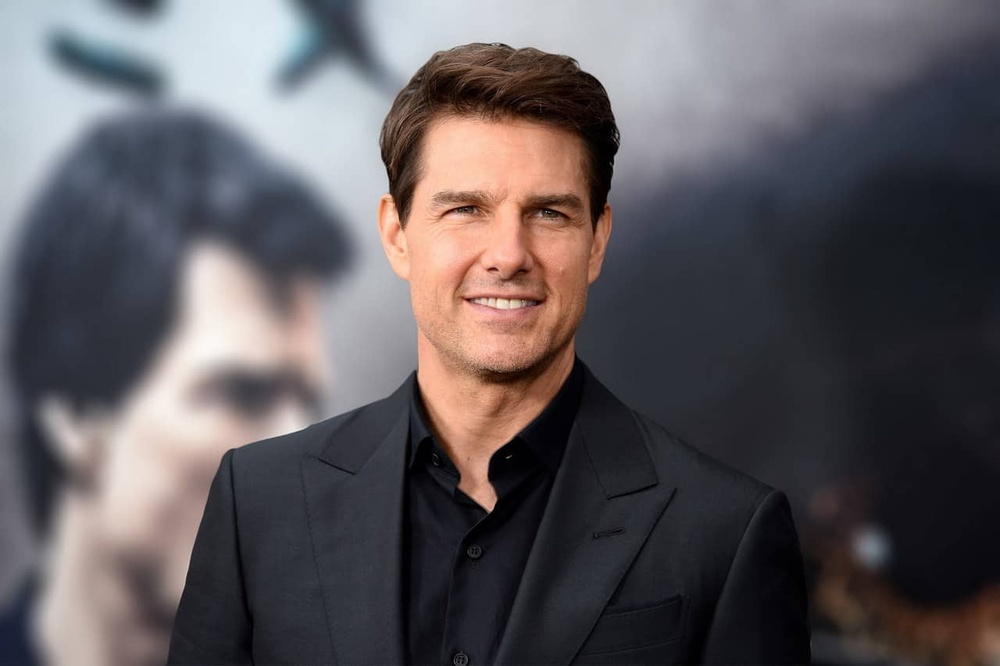
#> input picture images/Tom-Cruise.jpg, 1000 x 666 px, shrunk from 1280 x 852 before the run
$ python -i edge_detection.py   (imports and definitions only)
#> lines starting #> are read from the running program, lines starting #| are printed output that depends on the picture
import numpy as np
from scipy.ndimage.filters import convolve
import matplotlib.pyplot as plt
import matplotlib.image as mpimg
from PIL import Image
import cv2
from scipy import ndimage
import scipy


def gaussian_kernel(size, sigma=1):
    size = int(size) // 2
    x, y = np.mgrid[-size:size+1, -size:size+1]
    normal = 1 /(2.0 * np.pi * sigma **2)
    g = np.exp(-((x**2 + y**2)/ (2.0 * sigma**2))) * normal
    return g

def sobel_filters(img):
    Kx = np.array([[-1, 0, 1], [-2, 0, 2], [-1, 0, 1]], np.float32)
    Ky = np.array([[1, 2, 1], [0, 0, 0], [-1, -2, -1]], np.float32)

    Ix = ndimage.filters.convolve(img, Kx)
    Iy = ndimage.filters.convolve(img, Ky)

    G = np.hypot(Ix, Iy)
    G *= 255.0/np.max(G)
    theta = np.arctan2(Iy, Ix)

    #plt.imshow(G, cmap=plt.cm.gray)

    return (G, theta)

def non_max_suppression(img, D):
    M, N = img.shape
    Z = np.zeros((M,N), dtype=np.int32)
    angle = D * 180. / np.pi
    angle[angle < 0] += 180


    for i in range(1,M-1):
        for j in range(1,N-1):
            try:
                q = 255
                r = 255

               #angle 0
                if (0 <= angle[i,j] < 22.5) or (157.5 <= angle[i,j] <= 180):
                    q = img[i, j+1]
                    r = img[i, j-1]
                #angle 45
                elif (22.5 <= angle[i,j] < 67.5):
                    q = img[i+1, j-1]
                    r = img[i-1, j+1]
                #angle 90
                elif (67.5 <= angle[i,j] < 112.5):
                    q = img[i+1, j]
                    r = img[i-1, j]
                #angle 135
                elif (112.5 <= angle[i,j] < 157.5):
                    q = img[i-1, j-1]
                    r = img[i+1, j+1]

                if (img[i,j] >= q) and (img[i,j] >= r):
                    Z[i,j] = img[i,j]
                else:
                    Z[i,j] = 0

            except IndexError as e:
                pass

    return Z

def threshold(img, lowThresholdRatio=0.05, highThresholdRatio=0.09):

    highThreshold = img.max() * highThresholdRatio
    lowThreshold = highThreshold * lowThresholdRatio

    M, N = img.shape
    res = np.zeros((M,N), dtype=np.int32)

    weak = np.int32(25)
    strong = np.int32(255)

    strong_i, strong_j = np.where(img >= highThreshold)
    zeros_i, zeros_j = np.where(img < lowThreshold)

    weak_i, weak_j = np.where((img <= highThreshold) & (img >= lowThreshold))

    res[strong_i, strong_j] = strong
    res[weak_i, weak_j] = weak

    return res

def hysteresis(img, weak=75, strong=255):
    M, N = img.shape
    for i in range(1, M-1):
        for j in range(1, N-1):
            if (img[i,j] == weak):
                try:
                    if ((img[i+1, j-1] == strong) or (img[i+1, j] == strong) or (img[i+1, j+1] == strong)
                        or (img[i, j-1] == strong) or (img[i, j+1] == strong)
                        or (img[i-1, j-1] == strong) or (img[i-1, j] == strong) or (img[i-1, j+1] == strong)):
                        img[i, j] = strong
                    else:
                        img[i, j] = 0
                except IndexError as e:
                    pass
    return img

def perform_detection(rgb_img):

    gray_img = cv2.cvtColor(rgb_img, cv2.COLOR_BGR2GRAY)

    #gaussian kernel
    result_img = convolve(gray_img, gaussian_kernel(5))

    #gradient calculation
    G, theta = sobel_filters(result_img)

    #non-maximum suppression
    non_max_img = non_max_suppression(G, theta)

    #threshold
    threshold_img = threshold(non_max_img)

    #hysteresis
    final_output = hysteresis(threshold_img)

    return final_output

>>> import cv2
>>> picture = cv2.imread('images/Tom-Cruise.jpg')
#> picture is the input picture: shape (666, 1000, 3); mean B, G, R 92.7, 89.1, 94.2
>>> result = perform_detection(picture)
#> in perform_detection, `gray_img = cv2.cvtColor(rgb_img, cv2.COLOR_BGR2GRAY)`:
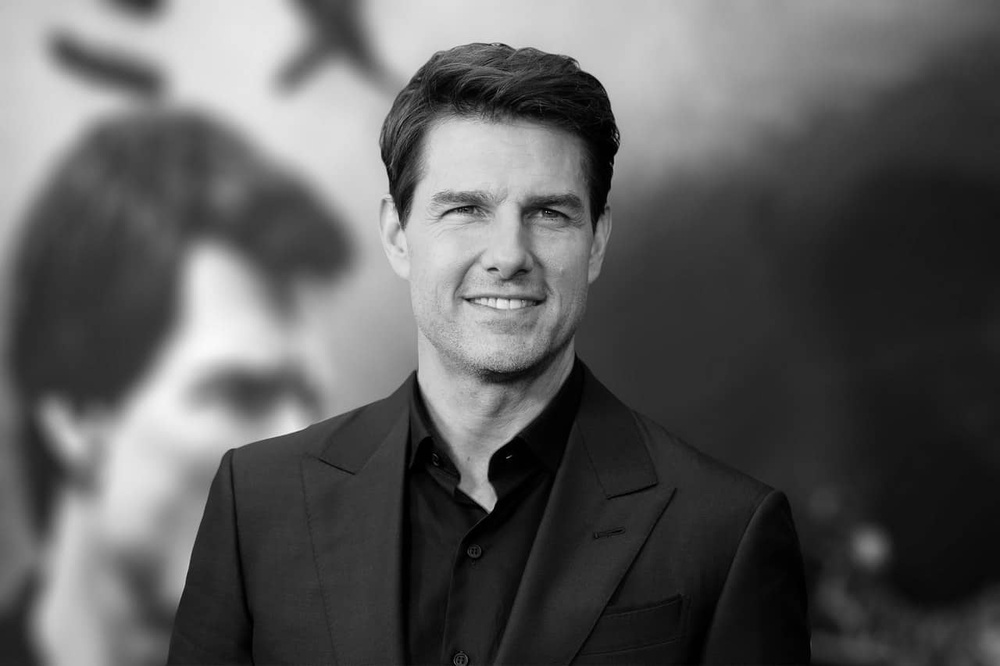
#> gray_img: shape (666, 1000); min 0, max 250, mean 91
#> in sobel_filters, `Ix = ndimage.filters.convolve(img, Kx)`:
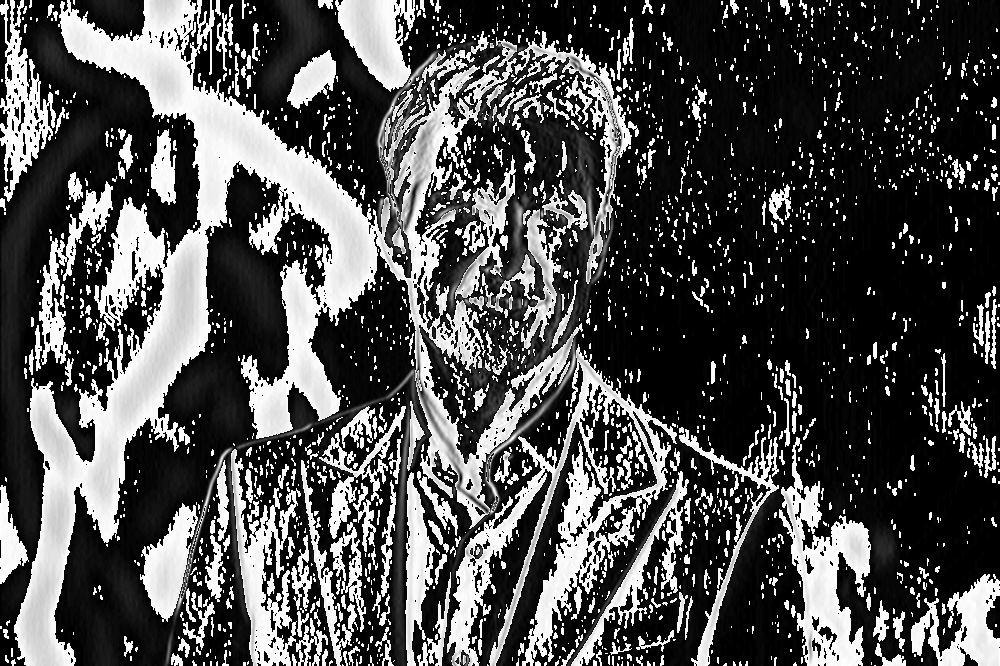
#> Ix: shape (666, 1000); min 0, max 255, mean 78.8
#> in sobel_filters, `Iy = ndimage.filters.convolve(img, Ky)`:
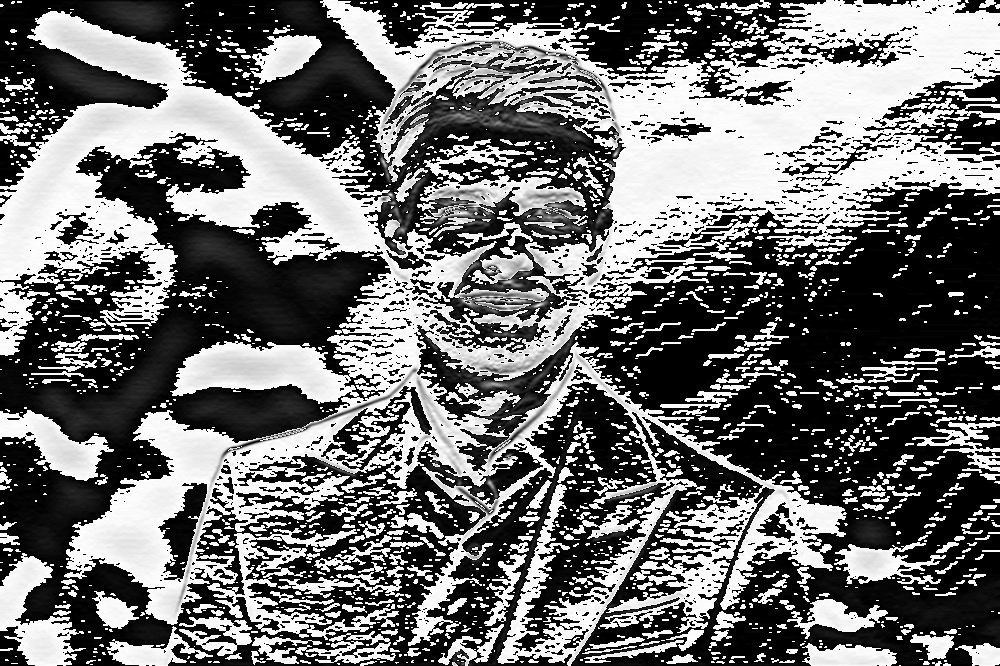
#> Iy: shape (666, 1000); min 0, max 255, mean 110.8
#> in sobel_filters, `G = np.hypot(Ix, Iy)`:
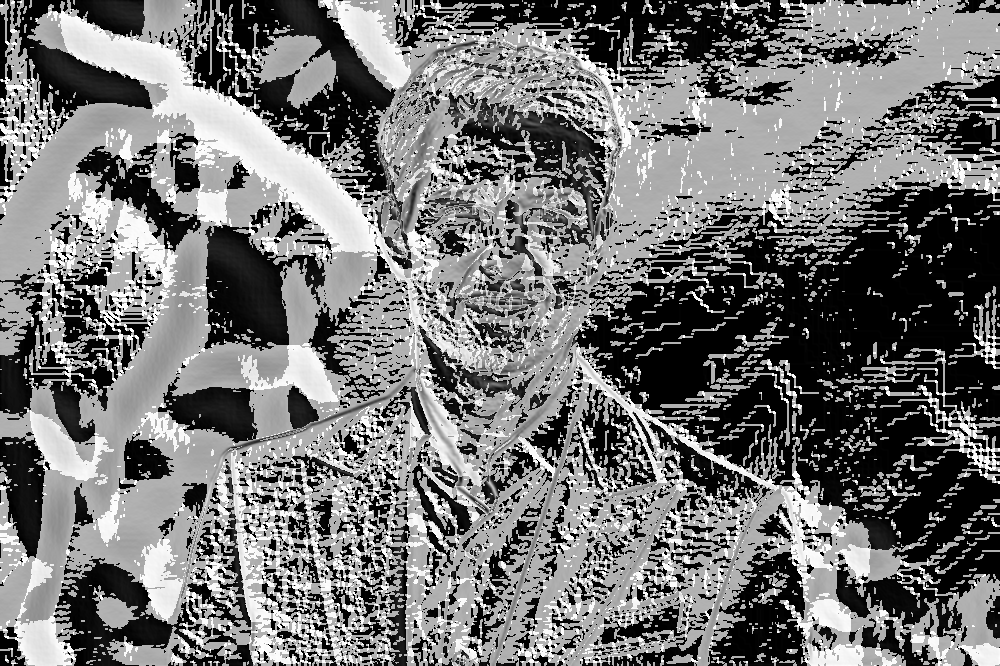
#> G: shape (666, 1000) float16; min 0, max 360.5, mean 164.8; drawn with min black and max white
#> in sobel_filters, `theta = np.arctan2(Iy, Ix)`:
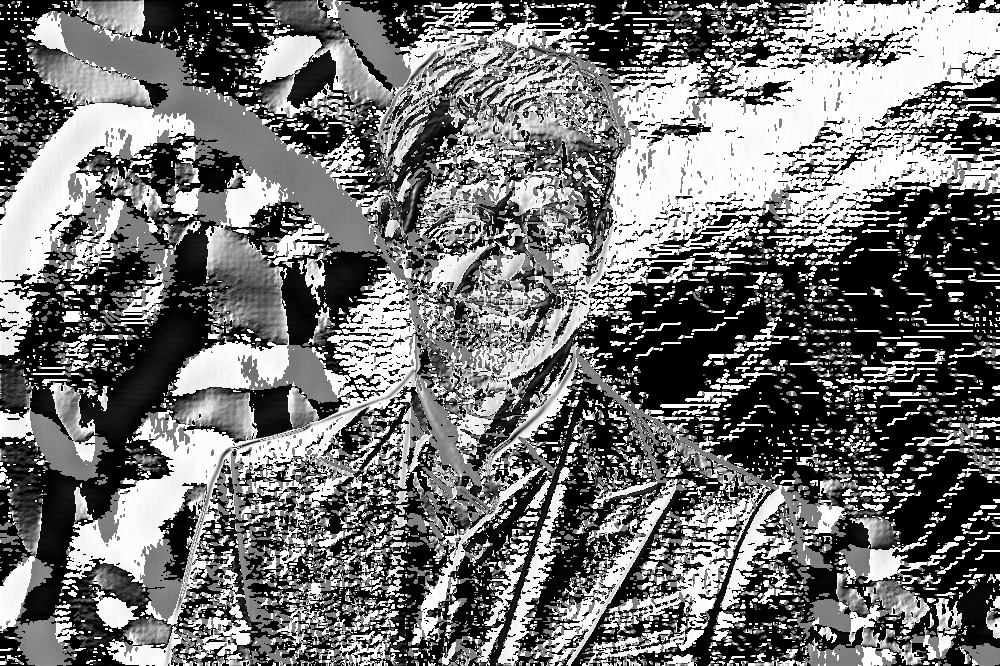
#> theta: shape (666, 1000) float16; min 0, max 1.57, mean 0.706; drawn with min black and max white
#> after the loop in non_max_suppression, `for i in range(1,M-1):`:
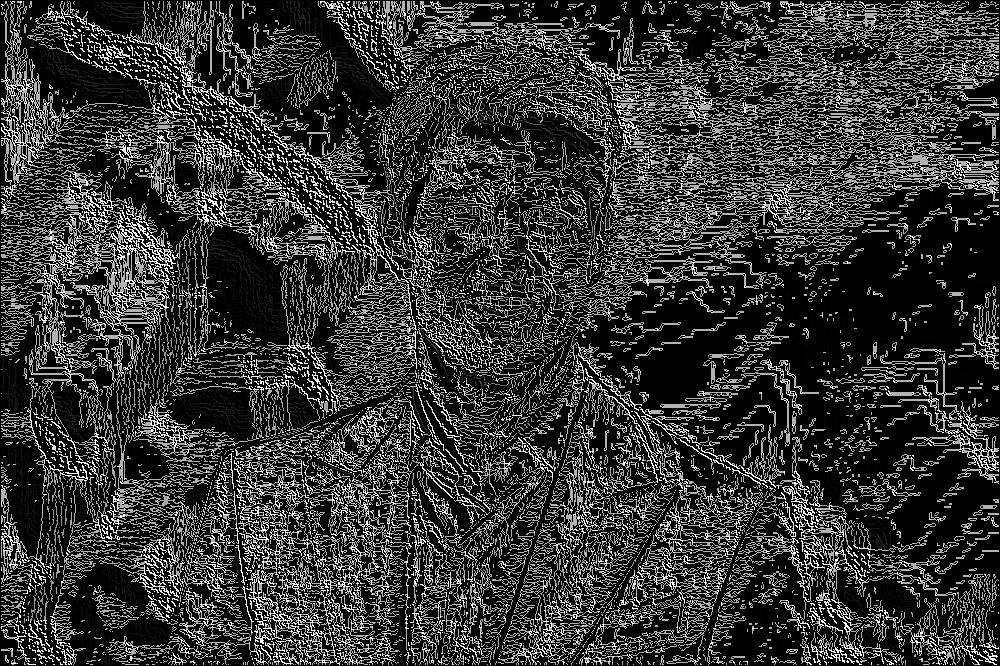
#> Z: shape (666, 1000) int32; min 0, max 255, mean 52.5
#> in threshold, `highThreshold = img.max() * highThresholdRatio`: highThreshold = 22.95
#> in threshold, `lowThreshold = highThreshold * lowThresholdRatio`: lowThreshold = 1.15
#> in perform_detection, `threshold_img = threshold(non_max_img)`:
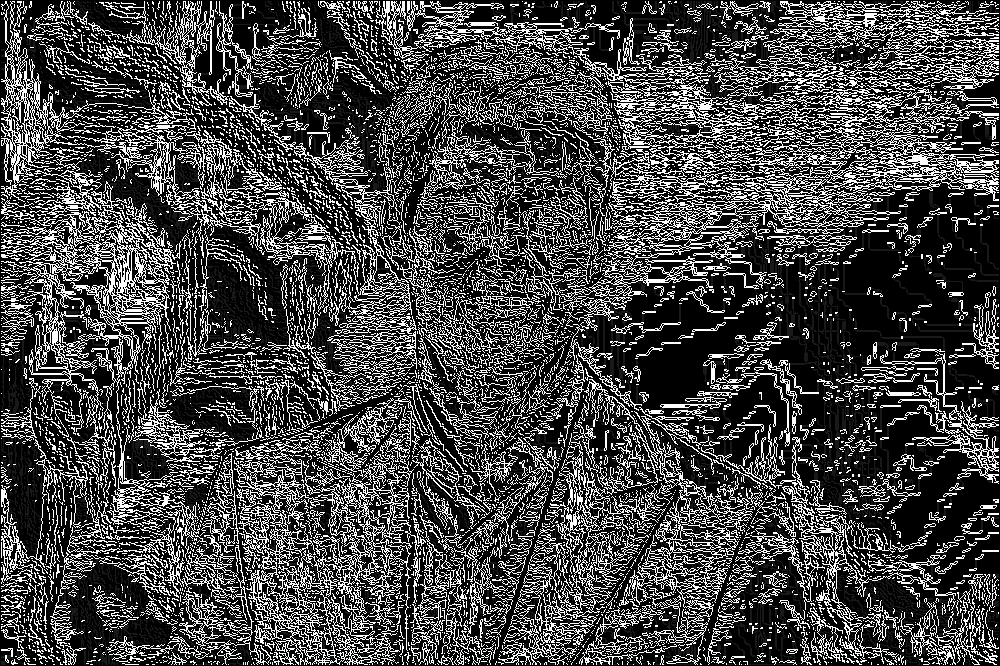
#> threshold_img: shape (666, 1000) int32; min 0, max 255, mean 70.8

$ run again, on images/ashri.jpeg
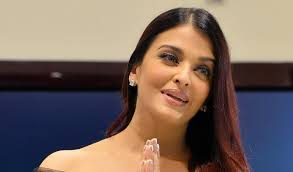
#> input picture images/ashri.jpeg, 293 x 172 px
#> picture is the input picture: shape (172, 293, 3); mean B, G, R 94.6, 103.1, 121.1
#> after the loop in non_max_suppression, `for i in range(1,M-1):`:
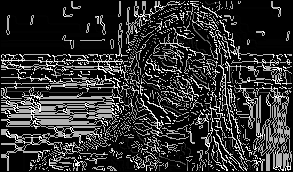
#> Z: shape (172, 293) int32; min 0, max 255, mean 50.3
#> highThreshold = 22.95
#> lowThreshold = 1.15
#> strong_i = 13441 values from 1 to 170; strong_j = 13441 values, max 291 at index 2209, min 1 at index 2210, mean 146.8
#> weak_i = 3060 values from 1 to 170; weak_j = 3060 values, max 291 at index 653, min 1 at index 554, mean 141.5
#> in perform_detection, `threshold_img = threshold(non_max_img)`:
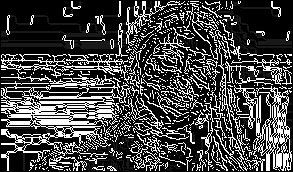
#> threshold_img: shape (172, 293) int32; min 0, max 255, mean 69.5
